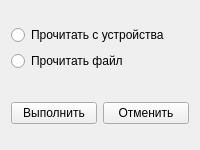
<?xml version="1.0" encoding="UTF-8"?>
<ui version="4.0">
 <class>Rectifier</class>
 <widget class="QWidget" name="Rectifier">
  <property name="geometry">
   <rect>
    <x>0</x>
    <y>0</y>
    <width>200</width>
    <height>150</height>
   </rect>
  </property>
  <property name="minimumSize">
   <size>
    <width>200</width>
    <height>150</height>
   </size>
  </property>
  <property name="maximumSize">
   <size>
    <width>200</width>
    <height>150</height>
   </size>
  </property>
  <property name="windowTitle">
   <string>Конфигуратор</string>
  </property>
  <property name="styleSheet">
   <string notr="true"/>
  </property>
  <layout class="QVBoxLayout" name="verticalLayout_2">
   <item>
    <layout class="QVBoxLayout" name="verticalLayout">
     <item>
      <widget class="QRadioButton" name="readFromDeviceRB">
       <property name="text">
        <string>Прочитать с устройства</string>
       </property>
      </widget>
     </item>
     <item>
      <widget class="QRadioButton" name="readFromFileRB">
       <property name="text">
        <string>Прочитать файл</string>
       </property>
      </widget>
     </item>
     <item>
      <spacer name="verticalSpacer">
       <property name="orientation">
        <enum>Qt::Orientation::Vertical</enum>
       </property>
       <property name="sizeType">
        <enum>QSizePolicy::Policy::Fixed</enum>
       </property>
       <property name="sizeHint" stdset="0">
        <size>
         <width>20</width>
         <height>25</height>
        </size>
       </property>
      </spacer>
     </item>
     <item>
      <layout class="QHBoxLayout" name="horizontalLayout">
       <item>
        <widget class="QPushButton" name="executeBtn">
         <property name="text">
          <string>Выполнить</string>
         </property>
        </widget>
       </item>
       <item>
        <widget class="QPushButton" name="cancelBtn">
         <property name="text">
          <string>Отменить</string>
         </property>
        </widget>
       </item>
      </layout>
     </item>
    </layout>
   </item>
  </layout>
 </widget>
 <resources/>
 <connections/>
</ui>
